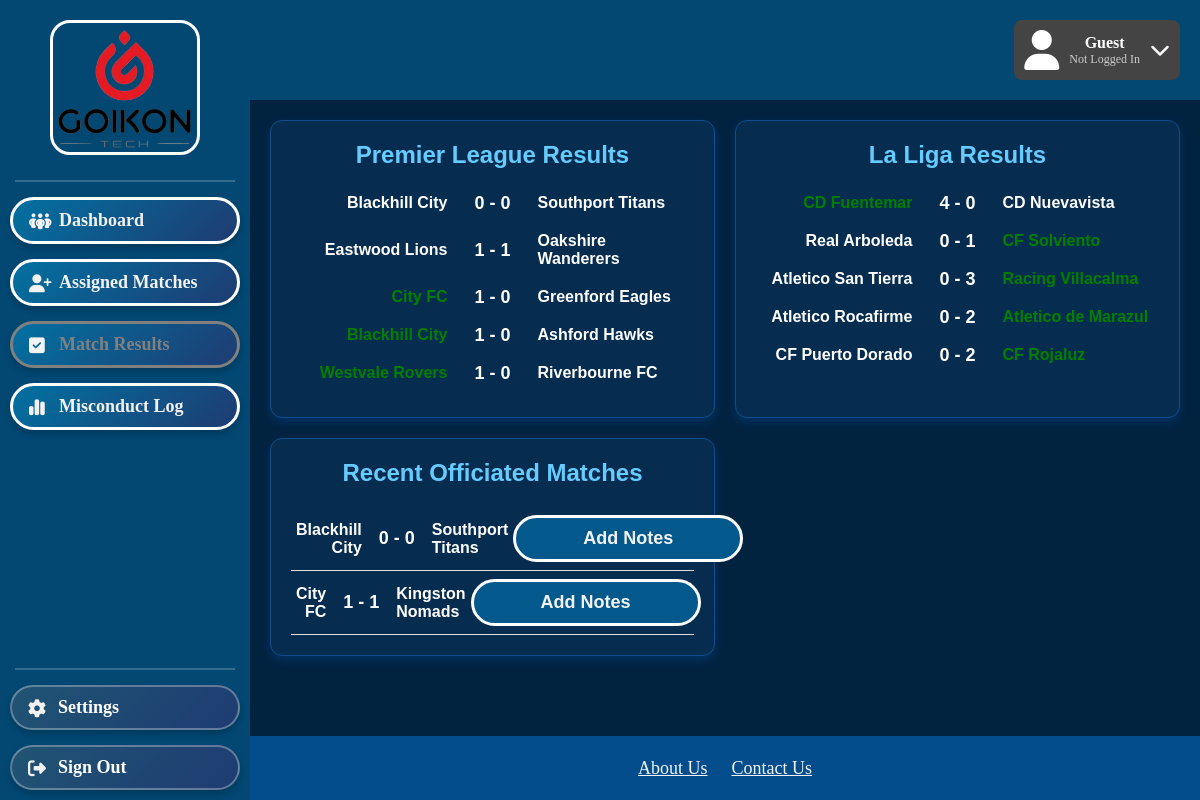
The app's page /Main/refereePages/MatchResults.php with its own data.
### tables this page shows
CREATE TABLE "League_Match" (
	"LeagueMatchID"	INTEGER,
	"LeagueID"	INTEGER NOT NULL,
	"HomeTeamID"	INTEGER NOT NULL,
	"AwayTeamID"	INTEGER NOT NULL,
	"MatchDate"	DATETIME NOT NULL,
	"FieldID"	INTEGER NOT NULL,
	"Status"	TEXT NOT NULL,
	"HomeGoals"	INTEGER NOT NULL DEFAULT 0,
	"AwayGoals"	INTEGER NOT NULL DEFAULT 0,
	PRIMARY KEY("LeagueMatchID" AUTOINCREMENT),
	FOREIGN KEY("AwayTeamID") REFERENCES "Team"("TeamID") ON DELETE CASCADE ON UPDATE CASCADE,
	FOREIGN KEY("FieldID") REFERENCES "Field"("FieldID") ON DELETE CASCADE ON UPDATE CASCADE,
	FOREIGN KEY("HomeTeamID") REFERENCES "Team"("TeamID") ON DELETE CASCADE ON UPDATE CASCADE,
	FOREIGN KEY("LeagueID") REFERENCES "League"("LeagueID") ON DELETE CASCADE ON UPDATE CASCADE
);

### Main/refereePages/MatchResults.php (the view, shortened to what this page needs)
<?php include_once __DIR__ . '/../Include/profile_header.php'; ?>
<!DOCTYPE html>
<html>
    <link rel="stylesheet" href="../styles.css">
    <div class="sidebar">
        <img src="../GoikonLogoFinal.png" alt="Goikon Logo" class = "goikon-logo">
        <div class="sidebar-separator"></div>
        <div class="sidebar-button">
            <a href="RefereeDashboard.php">
                <i class="fa-solid fa-people-group"></i>Dashboard
            </a>
        </div>
        <div class="sidebar-button">
            <a href="AssignedMatches.php">
                <i class="fa-solid fa-user-plus"></i>Assigned Matches
            </a>
        </div>
        <div class="sidebar-button" class="stayOnPageLink">
            <a href="MatchResults.php">
                <i class="fa-solid fa-square-check"></i>Match Results
            </a>
        </div>
        <div class="sidebar-button">
            <a href="MisconductLog.php">
                <i class="fa-solid fa-chart-simple"></i>Misconduct Log
            </a>
        </div>
        <div class="sidebar-toolbox-container">
            <div class="sidebar-separator"></div>
            <div class="sidebar-toolbox-button">
                <a href="../Homepages/SettingsPersonal.php">
                    <i class="fa-solid fa-gear"></i>Settings
                </a>
            </div>
            <div class="sidebar-toolbox-button">
                <a href="../Create Account and Login/Login.php">
                    <i class="fa-solid fa-right-from-bracket"></i></i>Sign Out
                </a>
            </div>
        </div>
    </div>
    <div class="footer">
        <a href="../Homepages/AboutUs.php">About Us</a>
        <a href="../Homepages/ContactUs.php">Contact Us</a>
    </div>
   <div class="main-content">
   <?php
    require_once __DIR__ . '/../Include/db.php';
    try {
        $dbInstance = new Database();
        $conn = $dbInstance->getConnection();
    } catch (Exception $e) {
        die("Error: " . $e->getMessage());
    }
    ?>
    <div class="card-container">
        <div class="card">
            <h2>Premier League Results</h2>
            <?php
            $premQuery = "
                SELECT lm.LeagueMatchID, hm.TeamName AS HomeTeam, am.TeamName AS AwayTeam,
                    lm.MatchDate, lm.HomeGoals, lm.AwayGoals
                FROM League_Match lm
                JOIN Team hm ON lm.HomeTeamID = hm.TeamID
                JOIN Team am ON lm.AwayTeamID = am.TeamID
                WHERE lm.LeagueID = 1
                AND lm.Status = 'Completed'
                ORDER BY lm.MatchDate DESC
                LIMIT 5
            ";
            $premResults = $conn->query($premQuery);
            while ($row = $premResults->fetchArray(SQLITE3_ASSOC)) {
                $homeTeam = htmlspecialchars($row['HomeTeam']);
                $awayTeam = htmlspecialchars($row['AwayTeam']);
                $homeGoals = intval($row['HomeGoals']);
                $awayGoals = intval($row['AwayGoals']);
                $winnerHome = $homeGoals > $awayGoals ? 'winner' : '';
                $winnerAway = $awayGoals > $homeGoals ? 'winner' : '';
                echo "<div class='result'>
                        <div class='team home $winnerHome'>{$homeTeam}</div>
                        <div class='score'>{$homeGoals} - {$awayGoals}</div>
                        <div class='team away $winnerAway'>{$awayTeam}</div>
                    </div>";
            }
            ?>
        </div>
        <div class="card">
            <h2>La Liga Results</h2>
            <?php
            $laLigaQuery = "
                SELECT lm.LeagueMatchID, hm.TeamName AS HomeTeam, am.TeamName AS AwayTeam,
                    lm.MatchDate, lm.HomeGoals, lm.AwayGoals
                FROM League_Match lm
                JOIN Team hm ON lm.HomeTeamID = hm.TeamID
                JOIN Team am ON lm.AwayTeamID = am.TeamID
                WHERE lm.LeagueID = 2
                AND lm.Status = 'Completed'
                ORDER BY lm.MatchDate DESC
                LIMIT 5
            ";
            $laLigaResults = $conn->query($laLigaQuery);
            while ($row = $laLigaResults->fetchArray(SQLITE3_ASSOC)) {
                $homeTeam = htmlspecialchars($row['HomeTeam']);
                $awayTeam = htmlspecialchars($row['AwayTeam']);
                $homeGoals = intval($row['HomeGoals']);
                $awayGoals = intval($row['AwayGoals']);
                $winnerHome = $homeGoals > $awayGoals ? 'winner' : '';
                $winnerAway = $awayGoals > $homeGoals ? 'winner' : '';
                echo "<div class='result'>
                        <div class='team home $winnerHome'>{$homeTeam}</div>
                        <div class='score'>{$homeGoals} - {$awayGoals}</div>
                        <div class='team away $winnerAway'>{$awayTeam}</div>
                    </div>";
            }
            ?>
        </div>
        <div class="card">
            <h2>Recent Officiated Matches</h2>
            <?php
            $officiatedQuery = "
                SELECT lm.LeagueMatchID, hm.TeamName AS HomeTeam, am.TeamName AS AwayTeam,
                    lm.MatchDate, lm.HomeGoals, lm.AwayGoals
                FROM Referee_Booking rb
                JOIN League_Match lm ON rb.LeagueMatchID = lm.LeagueMatchID
                JOIN Team hm ON lm.HomeTeamID = hm.TeamID
                JOIN Team am ON lm.AwayTeamID = am.TeamID
                WHERE rb.RefereeID = 3
                AND lm.Status = 'Completed'
                ORDER BY lm.MatchDate DESC
                LIMIT 5
            ";
            $officiatedResults = $conn->query($officiatedQuery);
            while ($row = $officiatedResults->fetchArray(SQLITE3_ASSOC)) {
                $homeTeam = htmlspecialchars($row['HomeTeam']);
                $awayTeam = htmlspecialchars($row['AwayTeam']);
                $homeGoals = intval($row['HomeGoals']);
                $awayGoals = intval($row['AwayGoals']);
                $leagueMatchID = intval($row['LeagueMatchID']);
                $winnerHome = $homeGoals > $awayGoals ? 'winner' : '';
                $winnerAway = $awayGoals > $homeGoals ? 'winner' : '';
                echo "<div class='result-row'>
                        <div class='team home $winnerHome'>{$homeTeam}</div>
                        <div class='score'>{$homeGoals} - {$awayGoals}</div>
                        <div class='team away $winnerAway'>{$awayTeam}</div>
                        <div class='notes-button'>
                            <button class='add-notes-btn' data-matchid='{$leagueMatchID}'>Add Notes</button>
                        </div>
                    </div>";
            }
            ?>
        </div>
   </div>
</html>

### Main/styles.css (style rules this page uses)
.goikon-logo { position: absolute; top: 20px; left: 50px; width: 150px; height: auto; z-index: 10000; border: 3px solid white; border-radius: 20px; }
.sidebar { position: fixed; top: 0; left: 0; width: 250px; height: 100%; background-color: #024873; display: flex; flex-direction: column; align-items: center; padding-top: 180px; gap: 15px; }
.sidebar-button { background: none; padding: 0; }
.sidebar-button a { display: block; background: linear-gradient(135deg, #0271A1, #1e3c72); color: #F2F2F2; cursor: pointer; text-align: left; text-indent: 8px; font-weight: bold; text-decoration: none; font-size: 18px; width: 230px; padding: 10px 0; display: block; border: 3px solid white; border-radius: 50px; transition: all 0.3s ease-in-out; box-shadow: 0 4px 6px rgba(0, 0, 0, 0.2); }
.sidebar-button a.active { color: grey; border-color: grey; }
.sidebar i { color: #f2f2f2; font-size: 18px; vertical-align: middle; margin-right: 20px; width: 1em; }
.sidebar-toolbox-container { position: fixed; display: flex; flex-direction: column; align-items: center; gap: 15px; width: 250px; bottom: 10px; left: 0; }
.sidebar-toolbox-button { position: relative; display: flex; background: none; padding: 0; }
.sidebar-toolbox-button a { cursor: pointer; text-align: left; text-indent: 8px; background: linear-gradient(135deg, #205474, #1e3c72); color: white; font-weight: bold; text-decoration: none; font-size: 18px; width: 230px; padding: 10px 0; border-radius: 30px; backdrop-filter: blur(10px); border: 2px solid rgba(255, 255, 255, 0.3); transition: all 0.3s ease-in-out; box-shadow: 0 4px 6px rgba(0, 0, 0, 0.2); }
.sidebar-separator { height: 2px; background-color: rgba(255, 255, 255, 0.2); margin: 0px; width: calc(100% - 30px); margin-left: 15px; margin-right: 15px; }
.footer { position: fixed; left: 250px; width: calc(100vw - 250px); bottom: 0; background-color: #044D8C; text-align: center; padding: 20px; z-index: -1000; }
.footer a { color: #F2F2F2; font-size: 18px; line-height: 24px; margin: 10px; }
.main-content { position: fixed; align-content: left; top: 100px; left: 250px; width: calc(100vw - 250px); height: calc(100vh - 164px); background-color: #022340; z-index: 1000001; font-family:Verdana, Tahoma, sans-serif; }
.main-content button { background-color: #03588C; color: #F2F2F2; text-align: center; font-weight: bold; text-decoration: none; font-size: 18px; width: 230px; display: flex; padding: 10px 0; display: block; border: 3px solid white; border-radius: 50px; margin: 0 auto; }
.team { flex: 1; text-align: center; padding: 5px; font-weight: bold; }
* { margin: 0; padding: 0; box-sizing: border-box; }

### Main/refereePages/MatchResults.php (style rules this page uses)
.card-container { display: grid; grid-template-columns: repeat(auto-fit, minmax(300px, 1fr)); gap: 20px; margin: 20px; }
.card { background-color: #062c50; color: white; border: 1px solid #114d8a; border-radius: 12px; padding: 20px; box-shadow: 0 4px 8px rgba(0, 86, 179, 0.3); }
.card h2 { text-align: center; color: #66ccff; margin-bottom: 20px; }
.result { display: grid; grid-template-columns: 1fr auto 1fr; align-items: center; gap: 10px; margin: 10px 0; }
.result-row { display: flex; align-items: center; justify-content: space-between; padding: 8px 0; border-bottom: 1px solid #ddd; }
.team { font-weight: bold; text-align: center; padding: 5px; }
.home { text-align: right; }
.away { text-align: left; }
.score { font-size: 18px; font-weight: bold; text-align: center; min-width: 60px; }
.winner { color: #4CAF50; }
.notes-button { flex: 1; text-align: right; }
.add-notes-btn { padding: 4px 8px; background-color: #007bff; color: white; border: none; border-radius: 4px; cursor: pointer; }
.winner { color: green; font-weight: bold; }

### records on screen
league_match: homeTeam "Blackhill City", HomeGoals "0", AwayGoals "0", awayTeam "Southport Titans"
league_match: homeTeam "Eastwood Lions", HomeGoals "1", AwayGoals "1", awayTeam "Oakshire Wanderers"
league_match: homeTeam "City FC", HomeGoals "1", AwayGoals "0", awayTeam "Greenford Eagles"
league_match: homeTeam "Blackhill City", HomeGoals "1", AwayGoals "0", awayTeam "Ashford Hawks"
league_match: homeTeam "Westvale Rovers", HomeGoals "1", AwayGoals "0", awayTeam "Riverbourne FC"
league_match: homeTeam "CD Fuentemar", HomeGoals "4", AwayGoals "0", awayTeam "CD Nuevavista"
league_match: homeTeam "Real Arboleda", HomeGoals "0", AwayGoals "1", awayTeam "CF Solviento"
league_match: homeTeam "Atletico San Tierra", HomeGoals "0", AwayGoals "3", awayTeam "Racing Villacalma"
league_match: homeTeam "Atletico Rocafirme", HomeGoals "0", AwayGoals "2", awayTeam "Atletico de Marazul"
league_match: homeTeam "CF Puerto Dorado", HomeGoals "0", AwayGoals "2", awayTeam "CF Rojaluz"
league_match: homeTeam "City FC", HomeGoals "1", AwayGoals "1", awayTeam "Kingston Nomads"

### other values on screen
$userDisplay['name'] "Guest"
$userDisplay['role'] "Not Logged In"
